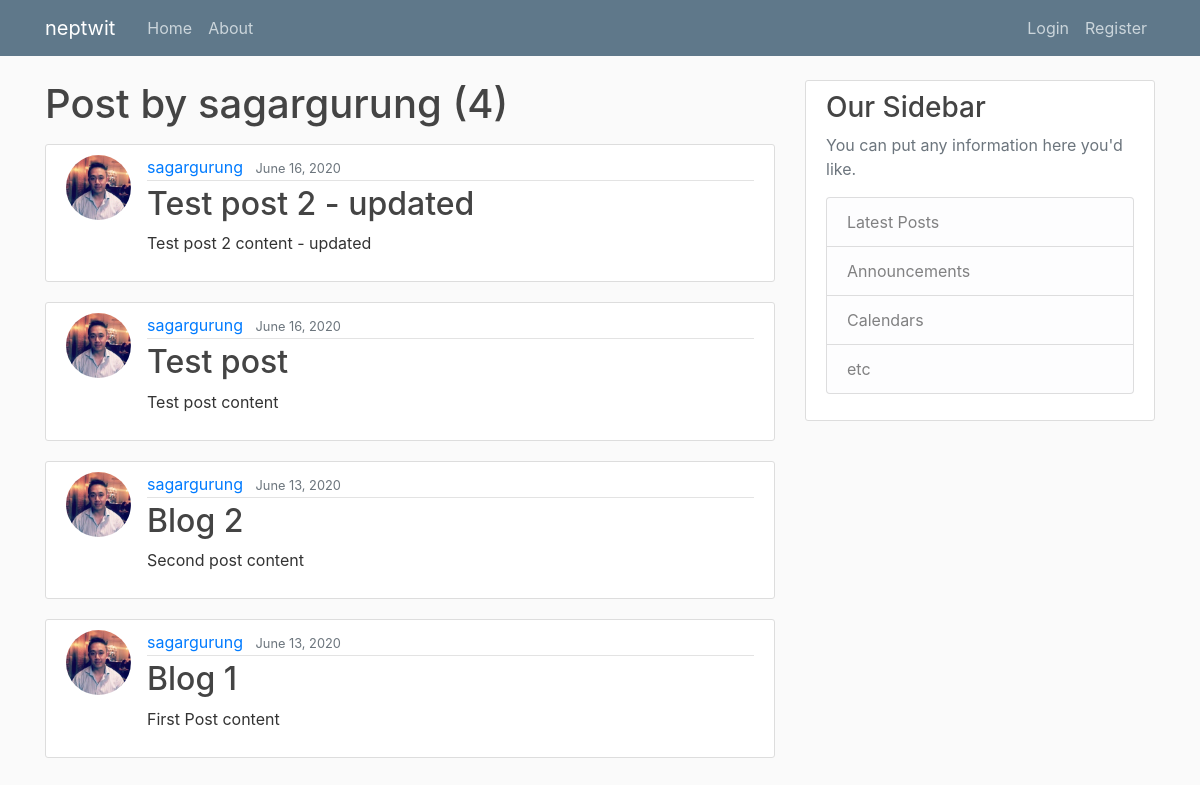
The page /user/sagargurung on the database as committed earlier.
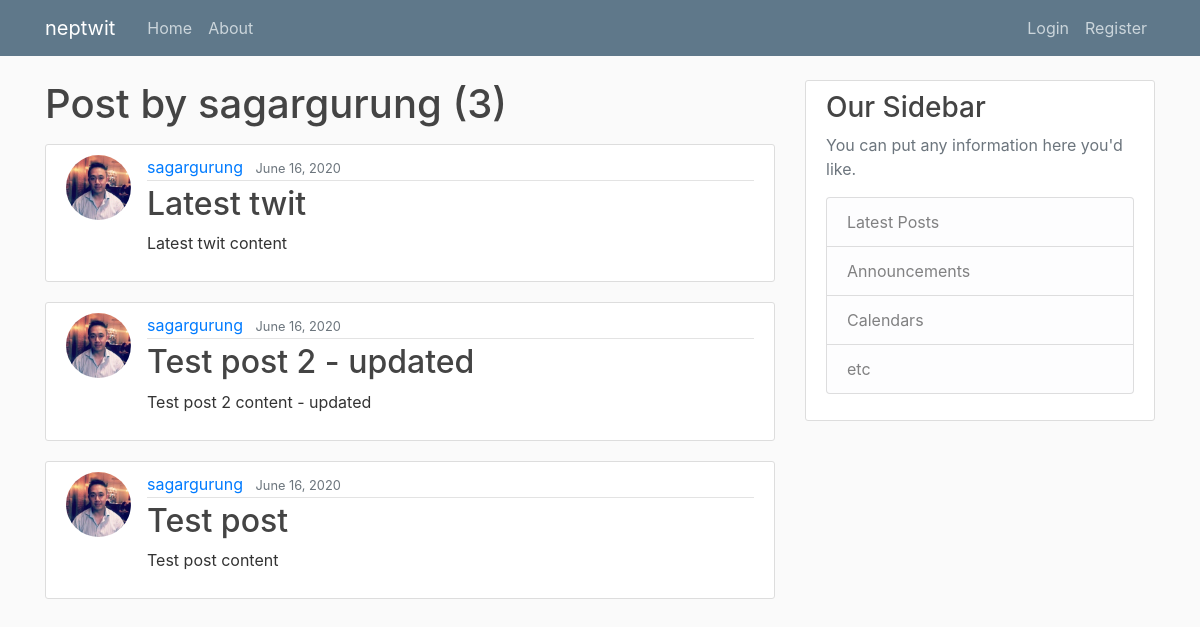
The same page on the database as committed later.
### neptwit_blog/models.py (models this page shows, shortened)
class Post(models.Model):
    title = models.CharField(max_length=100)
    content = models.TextField()
    date_posted = models.DateTimeField(default=timezone.now)
    author = models.ForeignKey(User, on_delete=models.CASCADE)

### users/models.py (models this page shows, shortened)
class Profile(models.Model):
    user = models.OneToOneField(User, on_delete=models.CASCADE)
    image = models.ImageField(default='default.jpg', upload_to='profile_pics')

### neptwit_blog/views.py (the view)
# urls.py: path('user/<str:username>', UserPostListView.as_view(), name='user-posts'),
class UserPostListView(ListView):
    model = Post
    template_name = 'neptwit_blog/user_posts.html'
    context_object_name = 'posts'
    paginate_by = 5
    def get_queryset(self):
        user = get_object_or_404(User, username=self.kwargs.get('username'))
        return Post.objects.filter(author=user).order_by('-date_posted')

### neptwit_blog/templates/neptwit_blog/user_posts.html (shortened to what this page needs)
{% extends "neptwit_blog/base.html" %}
{% block content %}
    <h1 class="mb-3">Post by {{ view.kwargs.username }} ({{ page_obj.paginator.count }})</h1>
    {% for post in posts %}
        <article class="media content-section">
            <img class="rounded-circle article-img" src="{{ post.author.profile.image.url }}" alt="">
            <div class="media-body">
                <div class="article-metadata">
                    <a class="mr-2" href="{% url 'user-posts' post.author.username %}">{{ post.author }}</a>
                    <small class="text-muted">{{ post.date_posted|date:"F d, Y" }}</small>
                </div>
                <h2><a class="article-title" href="{% url 'post-detail' post.id %}">{{ post.title }}</a></h2>
                <p class="article-content">{{ post.content }}</p>
            </div>
        </article>
    {% endfor %}
{% endblock content %}

Rows that differ between the two databases and show on the page:
removed Post: author.profile.image (picture), author "sagargurung", date_posted "June 13, 2020", title "Blog 2", content "Second post content"
removed Post: author.profile.image (picture), author "sagargurung", date_posted "June 13, 2020", title "Blog 1", content "First Post content"
added Post: author.profile.image (picture), author "sagargurung", date_posted "June 16, 2020", title "Latest twit", content "Latest twit content"
Other text that changed with them:
{{ page_obj.paginator.count }}: "4" → "3"
